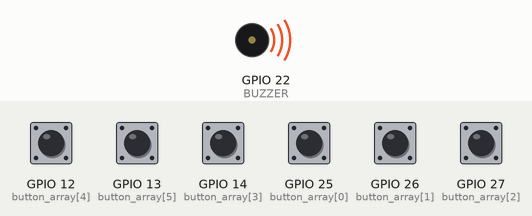
Recording of a sketch running on a simulated ESP32. Shown: buzzer (waves = sounding). The test bench sets the inputs (shaded band); at power-on: GPIO 12 (button_array[4]), GPIO 13 (button_array[5]), GPIO 14 (button_array[3]), GPIO 25 (button_array[0]), GPIO 26 (button_array[1]), GPIO 27 (button_array[2]) HIGH.

Above: at 0.1 s.
Timing chart, 0 to 1.6 s (numbered marks = the images above):
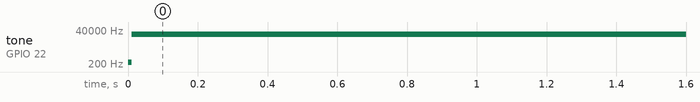

Measured:
- by itself, tone on GPIO 22 (BUZZER): silent → 256 Hz at 0.00 s, → 20000 Hz 0.01 s later

The sketch:

Buzzer_Music-Key.ino
```cpp
//有源蜂鸣器,播放音乐

#define BUZZER 22

#define CHANNEL 0 //通道号
#define RESOLUTION 8 //分辨率
#define FREQ 20000 //频率

//定义按键数组
int button_array[]={25, 26, 27, 14, 12, 13};
//定义音符频率数组
int tone_array[]={262, 294, 330, 350, 393, 441, 495};
//初始化发音频率
int tone_value = pow(2,RESOLUTION);


void setup() {
  pinMode(BUZZER, OUTPUT);
  for(int i=0; i<6; i++){
    pinMode(button_array[i], INPUT_PULLUP); //按键引脚配置上拉电阻
  }

  //LEDC外设初始化
  ledcSetup(CHANNEL, FREQ, RESOLUTION);
  ledcAttachPin(BUZZER, CHANNEL); //通道绑定

}

void loop() {
  //检测按键是否按下
  for(int i=0; i<6; i++){
    if(!digitalRead(button_array[i])){
      tone_value = tone_array[i];
    }
  }
  //ledcWriteTone(通道号, 频率); 输出PWM控制蜂鸣器音调
  ledcWriteTone(CHANNEL, tone_value); //蜂鸣器发声
  tone_value = 20000; //不发声
  delay(10);
}
```
